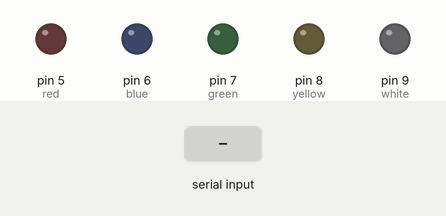
This sketch was run on a simulated Arduino Uno, built with avr-gcc and run on an emulated ATmega328P. Parts: output pins drawn as LEDs (lit = HIGH). The test bench sets the inputs (shaded band).

Above: at 1.2 s.
1.3 s: "red\n" received over Serial
At 2.0 s:
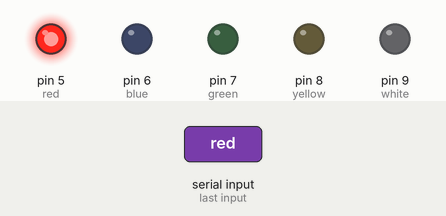
2.8 s: "blue\n" received over Serial
At 3.2 s:
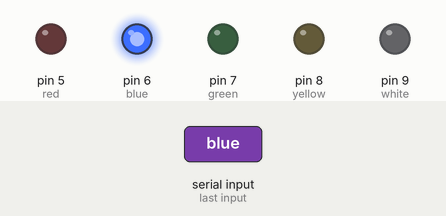
4.3 s: "green\n" received over Serial
At 5.5 s:
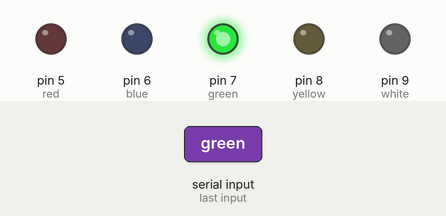
5.8 s: "yellow\n" received over Serial
At 6.7 s:
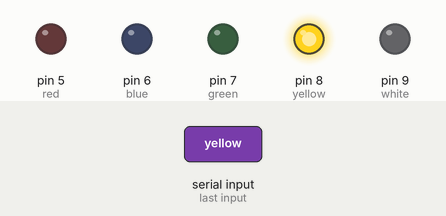
7.3 s: "white\n" received over Serial
At 7.8 s:
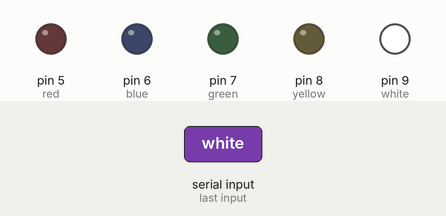
8.8 s: "none\n" received over Serial
At 10.1 s:
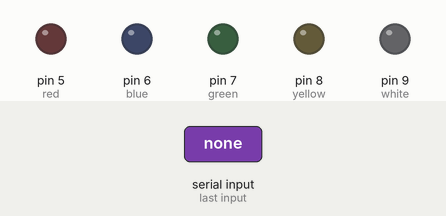
Timing chart, 0 to 11.3 s (numbered marks = the images above; inputs shaded):
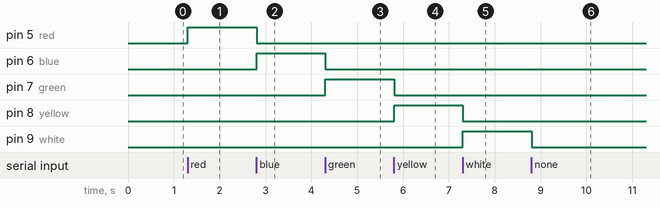

Measured:
- after the input at 1.3 s, pin 5 (red): LOW → HIGH at once
- after the input at 2.8 s, pin 5 (red): HIGH → LOW at once; pin 6 (blue): LOW → HIGH at once
- after the input at 4.3 s, pin 6 (blue): HIGH → LOW at once; pin 7 (green): LOW → HIGH at once
- after the input at 5.8 s, pin 7 (green): HIGH → LOW at once; pin 8 (yellow): LOW → HIGH at once
- after the input at 7.3 s, pin 8 (yellow): HIGH → LOW at once; pin 9 (white): LOW → HIGH at once
- after the input at 8.8 s, pin 9 (white): HIGH → LOW at once

The sketch:

Hand_Counter_LED.ino
```cpp
int red = 5;
int blue = 6;
int green = 7;
int yellow = 8;
int white = 9;


void setup() {
  Serial.begin(9600);
  pinMode(red,OUTPUT);
  pinMode(green,OUTPUT);
  pinMode(blue,OUTPUT);
  pinMode(white,OUTPUT);
  pinMode(yellow,OUTPUT);
}

void loop() {
  if (Serial.available() > 0) {
    // Read the incoming message from Raspberry Pi
    String message = Serial.readStringUntil('\n');
    message.trim();  // Remove any leading/trailing spaces

    // Check if the message is "Face Recognized"
    if (message == "red") {
      digitalWrite(red, HIGH);  // Turn on LED (access granted)
      digitalWrite(blue, LOW);
      digitalWrite(green, LOW);
      digitalWrite(yellow, LOW);
      digitalWrite(white, LOW);
    }
    // Check if the message is "Face Not Recognized"
    else if (message == "blue") {
      digitalWrite(blue, HIGH);  // Turn off LED (access denied)
      digitalWrite(red, LOW);
      digitalWrite(green, LOW);
      digitalWrite(yellow, LOW);
      digitalWrite(white, LOW);
    }
    // Check if the message is "No Face Detected"
    else if (message == "green") {
      digitalWrite(green, HIGH);  // Turn off LED (no face detected)
      digitalWrite(red, LOW);
      digitalWrite(blue, LOW);
      digitalWrite(yellow, LOW);
      digitalWrite(white, LOW);
    }
    else if (message == "yellow") {
      digitalWrite(yellow, HIGH);  // Turn on LED (access granted)
      digitalWrite(red, LOW);
      digitalWrite(blue, LOW);
      digitalWrite(green, LOW);
      digitalWrite(white, LOW);
    }
    else if (message == "white") {
      digitalWrite(white, HIGH);  // Turn off LED (access denied)
      digitalWrite(red, LOW);
      digitalWrite(blue, LOW);
      digitalWrite(green, LOW);
      digitalWrite(yellow, LOW);

    }
    else if(message == "none"){
      digitalWrite(red, LOW);
      digitalWrite(blue, LOW);
      digitalWrite(green, LOW);
      digitalWrite(yellow, LOW);
      digitalWrite(white, LOW);
    }
  }
}
```
